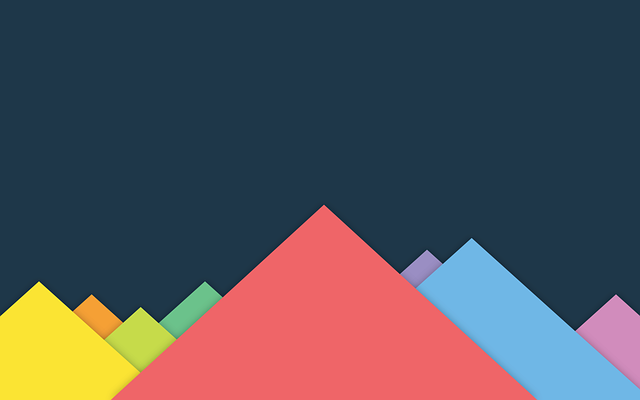
#> input picture image_processing/OriImage.png, 640 x 400 px, found by its file name
$ python blending.py
#> lines starting #> are read from the running program, lines starting #| are printed output that depends on the picture
import cv2
import numpy as np

source = cv2.imread("C:/Users/Lenovo/Documents/Image_Processing/codes/OriImage.png")
#> source is the input picture: shape (400, 640, 3); mean B, G, R 88.4, 81.5, 83.7
source2 = cv2.imread("C:/Users/Lenovo/Documents/Image_Processing/codes/Word.png")
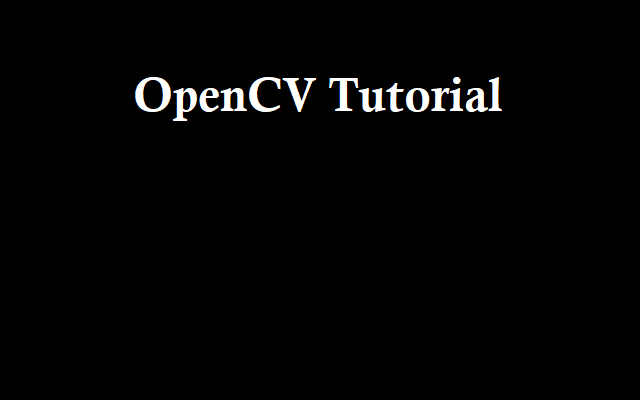
#> input picture image_processing/Word.png, 640 x 400 px, found by its file name
#> source2 is the input picture: shape (400, 640, 3); mean B, G, R 4.4, 4.4, 4.4
print(source.shape)
#| (400, 640, 3)
cv2.imshow("picture", source)
dst = cv2.addWeighted(source, 1, source2, 0.7, 1)
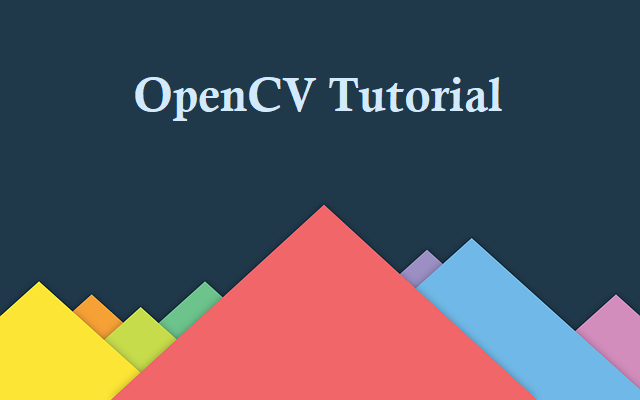
#> dst: shape (400, 640, 3); mean B, G, R 92.5, 85.5, 87.8
cv2.imshow("blended", dst)
cv2.waitKey(0)
